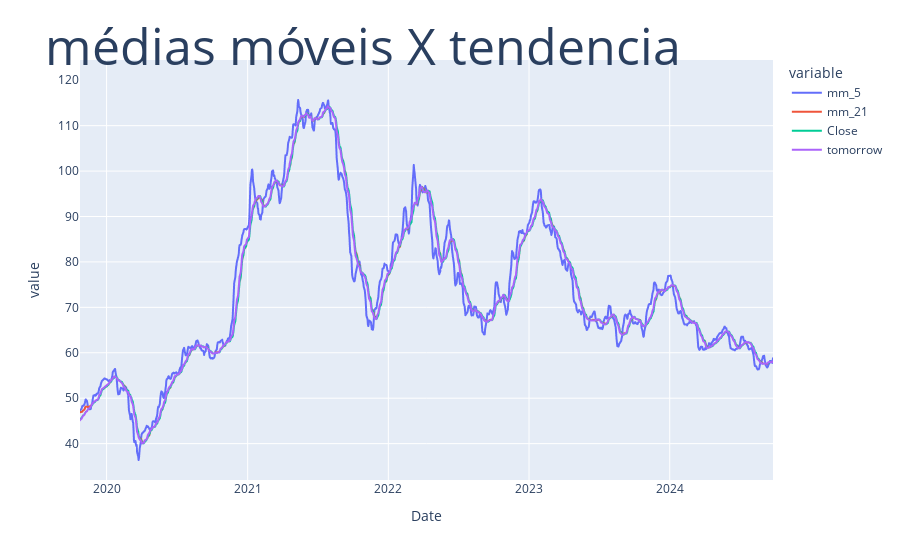

Here is the notebook cell this chart was saved with:
### Code cell
fig = px.line(dados, y=['mm_5', 'mm_21', 'Close', 'tomorrow'])
fig.update_layout(
    title=dict(text="médias móveis X tendencia", font=dict(size=50), automargin=True, yref='paper')
)
fig.show()

### Figure 1 — Plotly figure (JSON) as saved in the notebook; plotly's stock layout.template omitted (floating-point values rounded to 4 significant figures; data arrays with more than 128 entries replaced by an {"elided": "..."} marker saying what was removed)
{"data": [{"hovertemplate": "variable=mm_5<br>Date=%{x}<br>value=%{y}<extra></extra>", "legendgroup": "mm_5", "line": {"color": "#636efa", "dash": "solid"}, "marker": {"symbol": "circle"}, "mode": "lines", "name": "mm_5", "showlegend": true, "type": "scattergl", "x": {"elided": "1224 str values"}, "xaxis": "x", "y": {"elided": "1224 float values"}, "yaxis": "y"}, {"hovertemplate": "variable=mm_21<br>Date=%{x}<br>value=%{y}<extra></extra>", "legendgroup": "mm_21", "line": {"color": "#EF553B", "dash": "solid"}, "marker": {"symbol": "circle"}, "mode": "lines", "name": "mm_21", "showlegend": true, "type": "scattergl", "x": {"elided": "1224 str values"}, "xaxis": "x", "y": {"elided": "1224 float values"}, "yaxis": "y"}, {"hovertemplate": "variable=Close<br>Date=%{x}<br>value=%{y}<extra></extra>", "legendgroup": "Close", "line": {"color": "#00cc96", "dash": "solid"}, "marker": {"symbol": "circle"}, "mode": "lines", "name": "Close", "showlegend": true, "type": "scattergl", "x": {"elided": "1224 str values"}, "xaxis": "x", "y": {"elided": "1224 float values"}, "yaxis": "y"}, {"hovertemplate": "variable=tomorrow<br>Date=%{x}<br>value=%{y}<extra></extra>", "legendgroup": "tomorrow", "line": {"color": "#ab63fa", "dash": "solid"}, "marker": {"symbol": "circle"}, "mode": "lines", "name": "tomorrow", "showlegend": true, "type": "scattergl", "x": {"elided": "1224 str values"}, "xaxis": "x", "y": {"elided": "1224 float values"}, "yaxis": "y"}], "layout": {"legend": {"title": {"text": "variable"}, "tracegroupgap": 0}, "margin": {"t": 60}, "title": {"automargin": true, "font": {"size": 50}, "text": "médias móveis X tendencia", "yref": "paper"}, "xaxis": {"anchor": "y", "domain": [0, 1], "title": {"text": "Date"}}, "yaxis": {"anchor": "x", "domain": [0, 1], "title": {"text": "value"}}}}
